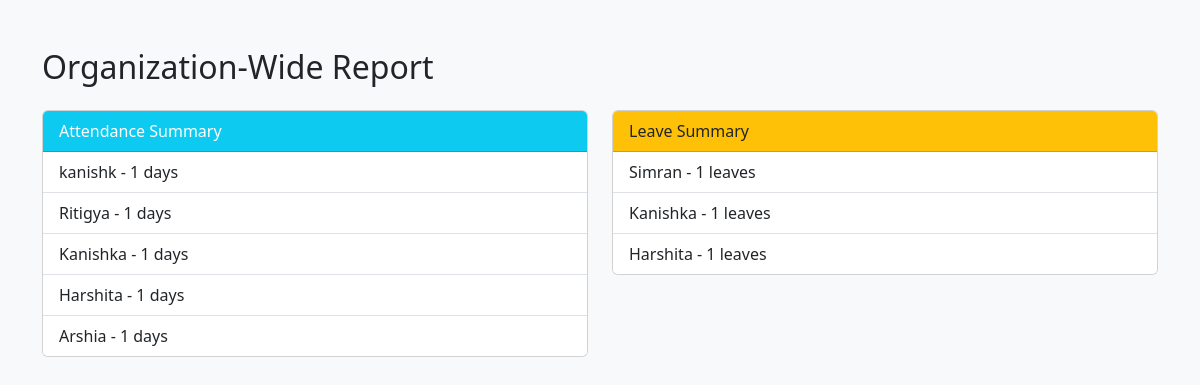
Screenshot of /attendance/org-report/ (signed in) with the database file from the repository.
### emp_app/models.py (models this page shows, shortened)
class Employee(models.Model):
    first_name = models.CharField(max_length = 100 , null=False)
    last_name = models.CharField(max_length=100)
    dept = models.ForeignKey(Department , on_delete=models.CASCADE)
    salary = models.IntegerField(default=0)
    bomus = models.IntegerField(default=0)
    role = models.ForeignKey(Role , on_delete=models.CASCADE)
    phone = models.IntegerField(default=0)
    hire_date = models.DateField()
    location = models.CharField(max_length=300 , default='Mumbai')

### attendance/views.py (the view)
# urls.py: path('org-report/', views.organization_report_view, name='organization_report'),
@staff_member_required
def organization_report_view(request):
    attendance_summary = (
        attendance.objects.values('employee__first_name')
        .annotate(total_days=Count('id'))
        .order_by('-total_days')
    )
    leave_summary = (
        leave.objects.values('employee__first_name')
        .annotate(total_leaves=Count('id'))
        .order_by('-total_leaves')
    )
    context = {
        "attendance_summary": attendance_summary,
        "leave_summary": leave_summary,
    }
    return render(request, "attendance/org_report.html", context)

### attendance/templates/attendance/org_report.html (shortened to what this page needs)
<!DOCTYPE html>
<html>
<head>
    <link href="https://cdn.jsdelivr.net/npm/bootstrap@5.3.0/dist/css/bootstrap.min.css" rel="stylesheet">
</head>
<body class="bg-light">
    <div class="container py-5">
        <h2 class="mb-4">Organization-Wide Report</h2>
        <div class="row">
            <div class="col-md-6">
                <div class="card mb-4">
                    <div class="card-header bg-info text-white">
                        Attendance Summary
                    </div>
                    <ul class="list-group list-group-flush">
                        {% for record in attendance_summary %}
                            <li class="list-group-item">
                                {{ record.employee__first_name }} - {{ record.total_days }} days
                            </li>
                        {% empty %}
                            <li class="list-group-item">No attendance data available.</li>
                        {% endfor %}
                    </ul>
                </div>
            </div>
            <div class="col-md-6">
                <div class="card mb-4">
                    <div class="card-header bg-warning text-dark">
                        Leave Summary
                    </div>
                    <ul class="list-group list-group-flush">
                        {% for record in leave_summary %}
                            <li class="list-group-item">
                                {{ record.employee__first_name }} - {{ record.total_leaves }} leaves
                            </li>
                        {% empty %}
                            <li class="list-group-item">No leave data available.</li>
                        {% endfor %}
                    </ul>
                </div>
            </div>
        </div>
    </div>
</body>
</html>

### rows the page displays
Employee: employee__first_name "kanishk", total_days "1"
Employee: employee__first_name "Kanishka", total_days "1", total_leaves "1"
Employee: employee__first_name "Harshita", total_days "1", total_leaves "1"
Employee: employee__first_name "Arshia", total_days "1"
Employee: employee__first_name "Simran", total_leaves "1"

### other values shown
{{ record.employee__first_name }} "Ritigya"
{{ record.total_days }} "1"
